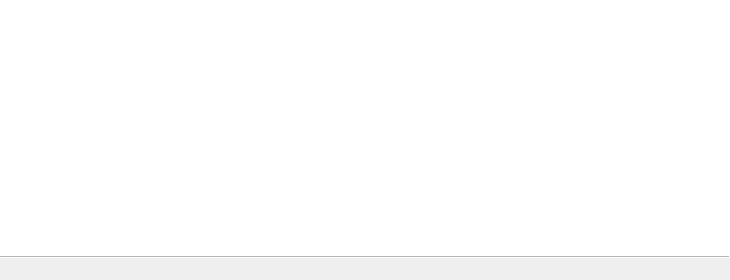
<?xml version="1.0" encoding="UTF-8"?>
<ui version="4.0">
 <class>librepcb::editor::KiCadLibraryImportWizard</class>
 <widget class="QWizard" name="librepcb::editor::KiCadLibraryImportWizard">
  <property name="geometry">
   <rect>
    <x>0</x>
    <y>0</y>
    <width>730</width>
    <height>280</height>
   </rect>
  </property>
  <property name="windowTitle">
   <string>KiCad Library Import</string>
  </property>
  <property name="wizardStyle">
   <enum>QWizard::ModernStyle</enum>
  </property>
  <property name="options">
   <set>QWizard::NoBackButtonOnLastPage|QWizard::NoBackButtonOnStartPage|QWizard::NoCancelButtonOnLastPage</set>
  </property>
 </widget>
 <resources/>
 <connections/>
</ui>
